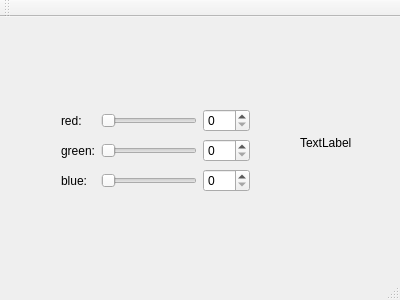
<?xml version="1.0" encoding="UTF-8"?>
<ui version="4.0">
 <class>MainWindow</class>
 <widget class="QMainWindow" name="MainWindow">
  <property name="geometry">
   <rect>
    <x>0</x>
    <y>0</y>
    <width>400</width>
    <height>300</height>
   </rect>
  </property>
  <property name="windowTitle">
   <string>MainWindow</string>
  </property>
  <widget class="QWidget" name="centralWidget">
   <widget class="QWidget" name="gridLayoutWidget">
    <property name="geometry">
     <rect>
      <x>50</x>
      <y>80</y>
      <width>211</width>
      <height>110</height>
     </rect>
    </property>
    <layout class="QGridLayout" name="gridLayout">
     <item row="1" column="1">
      <widget class="QSlider" name="horizontalSliderRed">
       <property name="orientation">
        <enum>Qt::Horizontal</enum>
       </property>
      </widget>
     </item>
     <item row="2" column="0">
      <widget class="QLabel" name="labelGreen">
       <property name="text">
        <string>green:</string>
       </property>
      </widget>
     </item>
     <item row="2" column="2">
      <widget class="QSpinBox" name="spinBoxGreen">
       <property name="maximum">
        <number>255</number>
       </property>
      </widget>
     </item>
     <item row="1" column="2">
      <widget class="QSpinBox" name="spinBoxRed">
       <property name="maximum">
        <number>255</number>
       </property>
      </widget>
     </item>
     <item row="3" column="0">
      <widget class="QLabel" name="labelBlue">
       <property name="text">
        <string>blue:</string>
       </property>
      </widget>
     </item>
     <item row="2" column="1">
      <widget class="QSlider" name="horizontalSliderGreen">
       <property name="orientation">
        <enum>Qt::Horizontal</enum>
       </property>
      </widget>
     </item>
     <item row="1" column="0">
      <widget class="QLabel" name="labelRed">
       <property name="text">
        <string>red:</string>
       </property>
      </widget>
     </item>
     <item row="3" column="2">
      <widget class="QSpinBox" name="spinBoxBlue">
       <property name="maximum">
        <number>255</number>
       </property>
      </widget>
     </item>
     <item row="3" column="1">
      <widget class="QSlider" name="horizontalSliderBlue">
       <property name="orientation">
        <enum>Qt::Horizontal</enum>
       </property>
      </widget>
     </item>
    </layout>
   </widget>
   <widget class="QLabel" name="colorLabel">
    <property name="geometry">
     <rect>
      <x>300</x>
      <y>100</y>
      <width>62</width>
      <height>51</height>
     </rect>
    </property>
    <property name="text">
     <string>TextLabel</string>
    </property>
   </widget>
  </widget>
  <widget class="QMenuBar" name="menuBar">
   <property name="geometry">
    <rect>
     <x>0</x>
     <y>0</y>
     <width>400</width>
     <height>21</height>
    </rect>
   </property>
  </widget>
  <widget class="QToolBar" name="mainToolBar">
   <attribute name="toolBarArea">
    <enum>TopToolBarArea</enum>
   </attribute>
   <attribute name="toolBarBreak">
    <bool>false</bool>
   </attribute>
  </widget>
  <widget class="QStatusBar" name="statusBar"/>
 </widget>
 <layoutdefault spacing="6" margin="11"/>
 <resources/>
 <connections>
  <connection>
   <sender>horizontalSliderBlue</sender>
   <signal>valueChanged(int)</signal>
   <receiver>spinBoxBlue</receiver>
   <slot>setValue(int)</slot>
   <hints>
    <hint type="sourcelabel">
     <x>137</x>
     <y>213</y>
    </hint>
    <hint type="destinationlabel">
     <x>244</x>
     <y>207</y>
    </hint>
   </hints>
  </connection>
  <connection>
   <sender>spinBoxBlue</sender>
   <signal>valueChanged(int)</signal>
   <receiver>horizontalSliderBlue</receiver>
   <slot>setValue(int)</slot>
   <hints>
    <hint type="sourcelabel">
     <x>227</x>
     <y>218</y>
    </hint>
    <hint type="destinationlabel">
     <x>170</x>
     <y>210</y>
    </hint>
   </hints>
  </connection>
  <connection>
   <sender>horizontalSliderGreen</sender>
   <signal>valueChanged(int)</signal>
   <receiver>spinBoxGreen</receiver>
   <slot>setValue(int)</slot>
   <hints>
    <hint type="sourcelabel">
     <x>202</x>
     <y>176</y>
    </hint>
    <hint type="destinationlabel">
     <x>238</x>
     <y>182</y>
    </hint>
   </hints>
  </connection>
  <connection>
   <sender>spinBoxGreen</sender>
   <signal>valueChanged(int)</signal>
   <receiver>horizontalSliderGreen</receiver>
   <slot>setValue(int)</slot>
   <hints>
    <hint type="sourcelabel">
     <x>230</x>
     <y>167</y>
    </hint>
    <hint type="destinationlabel">
     <x>141</x>
     <y>168</y>
    </hint>
   </hints>
  </connection>
  <connection>
   <sender>horizontalSliderRed</sender>
   <signal>valueChanged(int)</signal>
   <receiver>spinBoxRed</receiver>
   <slot>setValue(int)</slot>
   <hints>
    <hint type="sourcelabel">
     <x>165</x>
     <y>133</y>
    </hint>
    <hint type="destinationlabel">
     <x>243</x>
     <y>127</y>
    </hint>
   </hints>
  </connection>
  <connection>
   <sender>spinBoxRed</sender>
   <signal>valueChanged(int)</signal>
   <receiver>horizontalSliderRed</receiver>
   <slot>setValue(int)</slot>
   <hints>
    <hint type="sourcelabel">
     <x>231</x>
     <y>142</y>
    </hint>
    <hint type="destinationlabel">
     <x>208</x>
     <y>135</y>
    </hint>
   </hints>
  </connection>
 </connections>
</ui>
